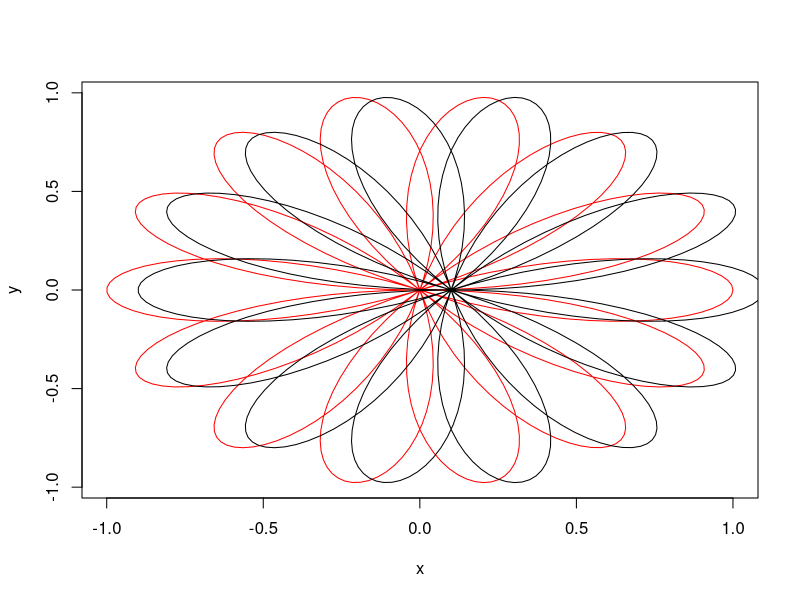

This figure's R source:
##Handson Basel
## Rose function

## We create a sequence of x y coordinate pairs
## that represent a Lissajous figure.

k <- 7/2
t <- seq(0, 4*pi, length.out=500)
x <- cos(k*t)*cos(t)
y <- cos(k*t)*sin(t)

plot(x,y, type="l", col="red")
points(x+0.1,y, type = "l", col = "black")
